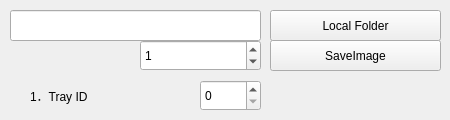
      <widget class="QWidget" name="tab_3">
       <attribute name="title">
        <string>Manual Registration</string>
       </attribute>
       <widget class="QSpinBox" name="spinBox_pic_count">
        <property name="geometry">
         <rect>
          <x>140</x>
          <y>40</y>
          <width>121</width>
          <height>31</height>
         </rect>
        </property>
        <property name="minimum">
         <number>0</number>
        </property>
        <property name="maximum">
         <number>1000</number>
        </property>
        <property name="value">
         <number>1</number>
        </property>
       </widget>
       <widget class="QPushButton" name="Button_SetPicFolder">
        <property name="geometry">
         <rect>
          <x>270</x>
          <y>10</y>
          <width>171</width>
          <height>31</height>
         </rect>
        </property>
        <property name="text">
         <string>Local Folder</string>
        </property>
       </widget>
       <widget class="QLineEdit" name="lineEdit_picFolder">
        <property name="geometry">
         <rect>
          <x>10</x>
          <y>10</y>
          <width>251</width>
          <height>31</height>
         </rect>
        </property>
       </widget>
       <widget class="QPushButton" name="Button_SaveImage">
        <property name="geometry">
         <rect>
          <x>270</x>
          <y>40</y>
          <width>171</width>
          <height>31</height>
         </rect>
        </property>
        <property name="text">
         <string>SaveImage</string>
        </property>
       </widget>
       <widget class="QLabel" name="label_33">
        <property name="geometry">
         <rect>
          <x>30</x>
          <y>80</y>
          <width>71</width>
          <height>31</height>
         </rect>
        </property>
        <property name="text">
         <string>1．Tray ID</string>
        </property>
       </widget>
       <widget class="QSpinBox" name="spinBox_ChiptrayID_MR">
        <property name="geometry">
         <rect>
          <x>200</x>
          <y>80</y>
          <width>61</width>
          <height>31</height>
         </rect>
        </property>
        <property name="minimum">
         <number>0</number>
        </property>
        <property name="maximum">
         <number>1000</number>
        </property>
        <property name="value">
         <number>0</number>
        </property>
       </widget>
      </widget>
